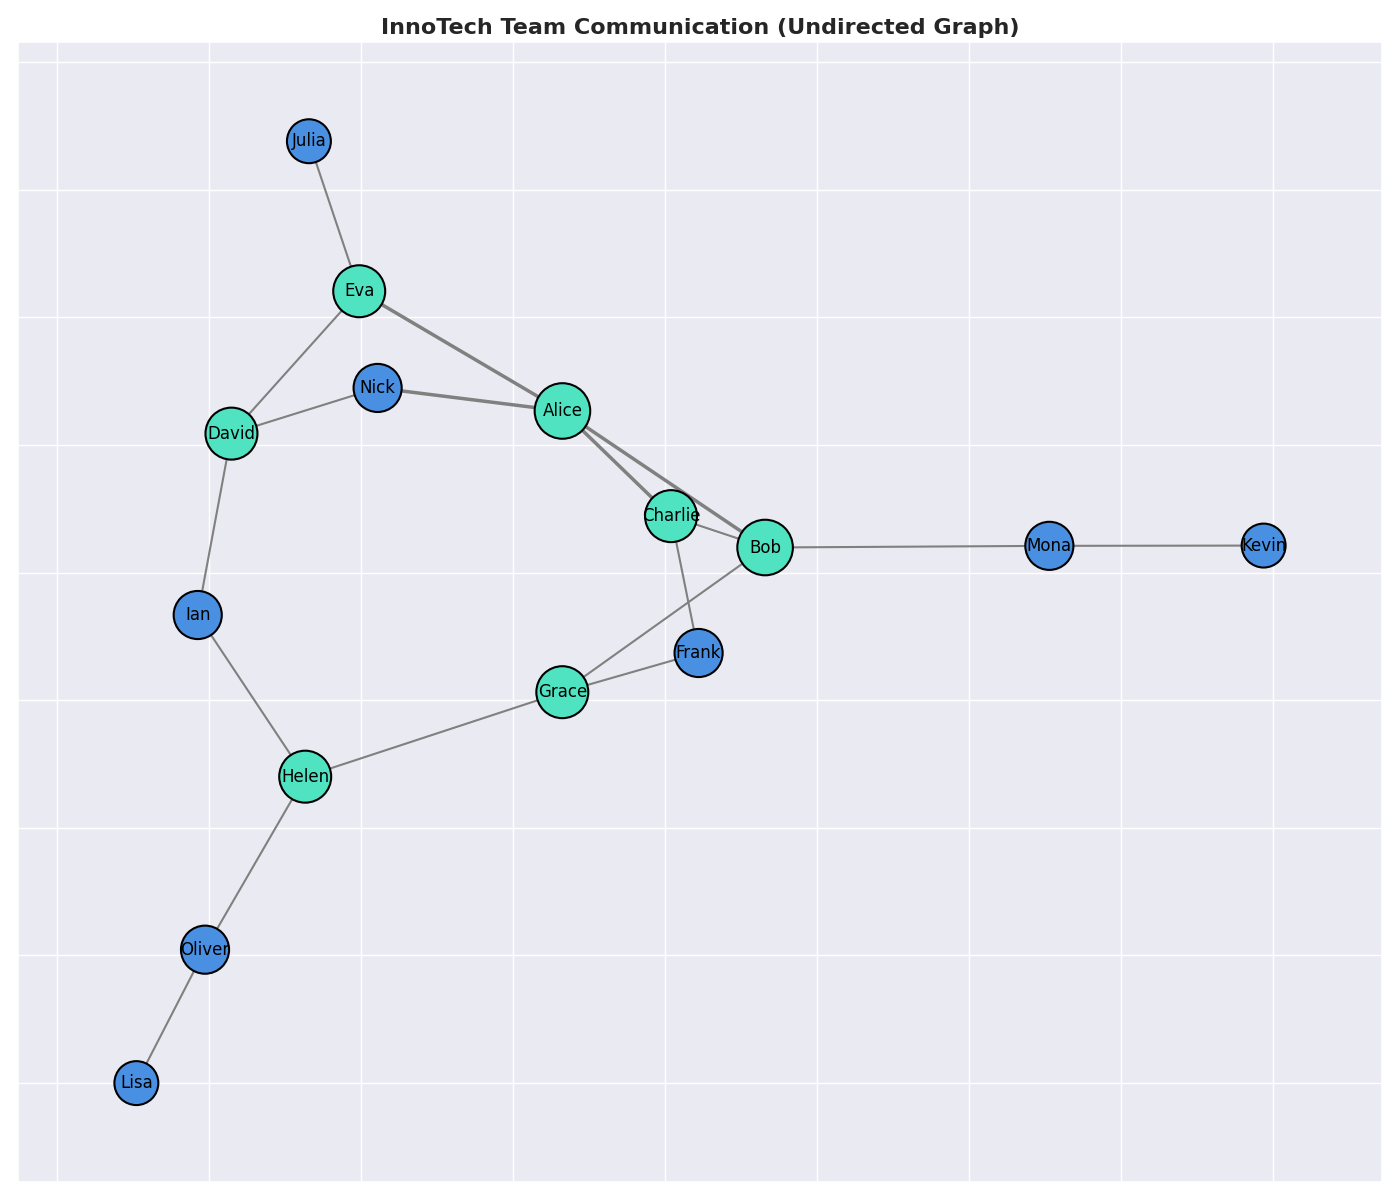

The script that drew this image:
import matplotlib.pyplot as plt
import networkx as nx

G = nx.Graph()

members = [
    'Alice', 'Bob', 'Charlie', 'David', 'Eva', 'Frank', 'Grace', 'Helen', 
    'Ian', 'Julia', 'Kevin', 'Lisa', 'Mona', 'Nick', 'Oliver'
]
G.add_nodes_from(members)

edges = [
    ('Alice', 'Bob'), ('Alice', 'Charlie'), ('Alice', 'Eva'),
    ('Bob', 'Charlie'), ('Bob', 'Grace'), ('Charlie', 'Frank'),
    ('David', 'Eva'), ('David', 'Ian'), ('Eva', 'Julia'),
    ('Frank', 'Grace'), ('Grace', 'Helen'), ('Helen', 'Ian'),
    ('Kevin', 'Mona'), ('Mona', 'Bob'), ('Lisa', 'Oliver'),
    ('Nick', 'Alice'), ('Nick', 'David'), ('Oliver', 'Helen')
]
G.add_edges_from(edges)

pos = nx.spring_layout(G, seed=42)

node_sizes = [800 + 200 * G.degree(node) for node in G.nodes()]

# Swapped colors for shuffling
node_colors = ['#50E3C2' if G.degree(node) > 2 else '#4A90E2' for node in G.nodes()]

plt.figure(figsize=(14, 12))

nx.draw_networkx_nodes(G, pos, node_size=node_sizes, node_color=node_colors, edgecolors='black', linewidths=1.5)

edge_widths = [2.5 if 'Alice' in edge else 1.5 for edge in edges]
nx.draw_networkx_edges(G, pos, edgelist=edges, width=edge_widths, edge_color='gray', style='solid')

nx.draw_networkx_labels(G, pos, font_size=12, font_color='black', font_family='sans-serif')

plt.title("InnoTech Team Communication (Undirected Graph)", fontsize=16, fontweight='bold')

plt.tight_layout()

plt.show()
